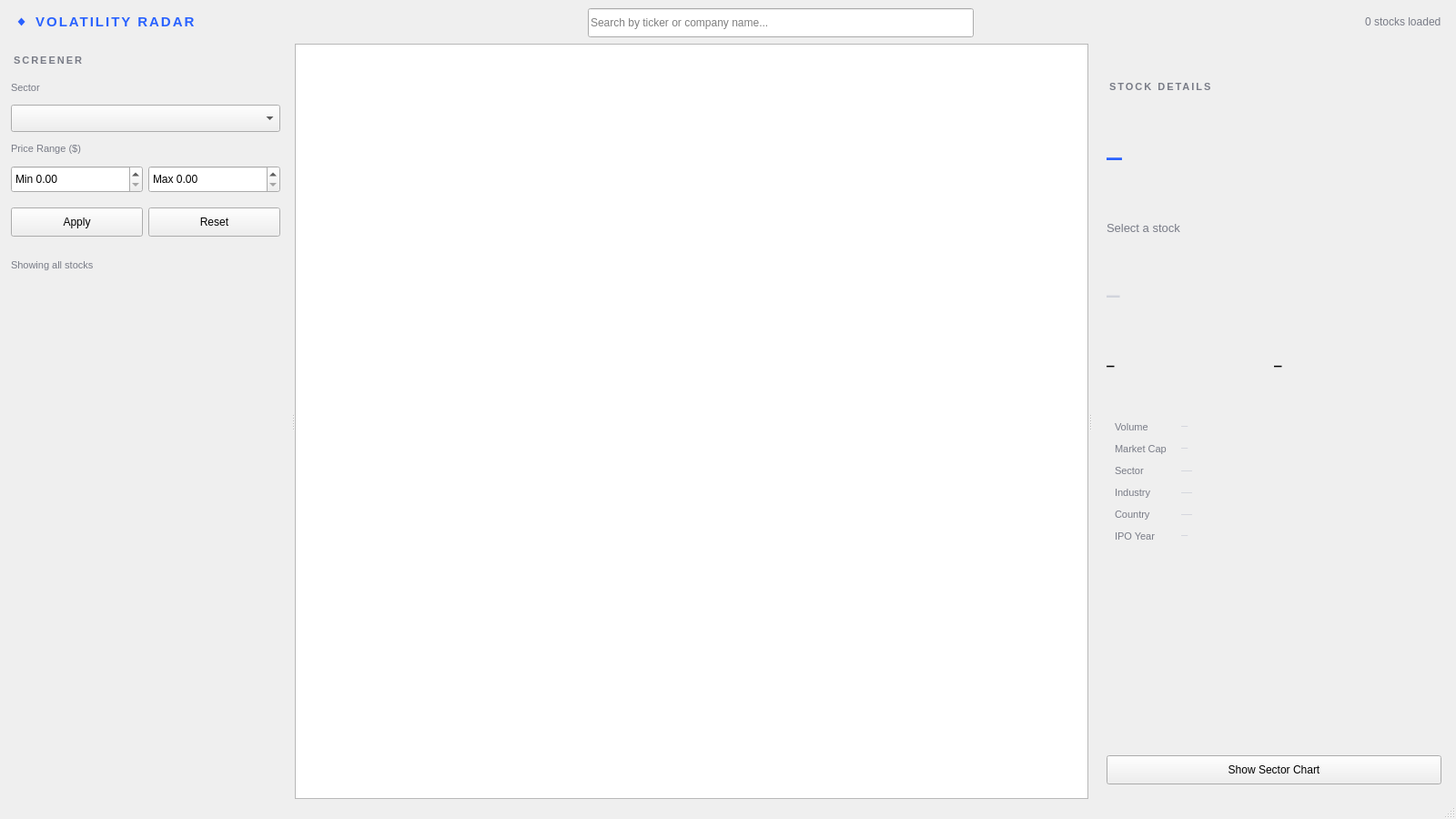
<?xml version="1.0" encoding="UTF-8"?>
<ui version="4.0">
 <class>MainWindow</class>
 <widget class="QMainWindow" name="MainWindow">
  <property name="geometry">
   <rect>
    <x>0</x>
    <y>0</y>
    <width>1600</width>
    <height>900</height>
   </rect>
  </property>
  <property name="windowTitle">
   <string>VOLATILITY RADAR</string>
  </property>
  <widget class="QWidget" name="centralwidget">
   <layout class="QVBoxLayout" name="mainLayout">
    <property name="spacing">
     <number>0</number>
    </property>
    <property name="leftMargin">
     <number>0</number>
    </property>
    <property name="topMargin">
     <number>0</number>
    </property>
    <property name="rightMargin">
     <number>0</number>
    </property>
    <property name="bottomMargin">
     <number>0</number>
    </property>
    <item>
     <widget class="QWidget" name="headerBar" native="true">
      <property name="minimumSize">
       <size>
        <width>0</width>
        <height>48</height>
       </size>
      </property>
      <property name="maximumSize">
       <size>
        <width>16777215</width>
        <height>48</height>
       </size>
      </property>
      <layout class="QHBoxLayout" name="headerLayout">
       <property name="leftMargin">
        <number>16</number>
       </property>
       <property name="rightMargin">
        <number>16</number>
       </property>
       <item>
        <widget class="QLabel" name="appTitle">
         <property name="text">
          <string>◆ VOLATILITY RADAR</string>
         </property>
         <property name="styleSheet">
          <string>font-size: 15px; font-weight: bold; color: #2962FF; letter-spacing: 2px;</string>
         </property>
        </widget>
       </item>
       <item>
        <spacer name="headerSpacer1">
         <property name="orientation">
          <enum>Qt::Orientation::Horizontal</enum>
         </property>
         <property name="sizeHint" stdset="0">
          <size>
           <width>40</width>
           <height>20</height>
          </size>
         </property>
        </spacer>
       </item>
       <item>
        <widget class="QLineEdit" name="searchBar">
         <property name="minimumSize">
          <size>
           <width>350</width>
           <height>32</height>
          </size>
         </property>
         <property name="maximumSize">
          <size>
           <width>500</width>
           <height>32</height>
          </size>
         </property>
         <property name="placeholderText">
          <string>Search by ticker or company name...</string>
         </property>
        </widget>
       </item>
       <item>
        <spacer name="headerSpacer2">
         <property name="orientation">
          <enum>Qt::Orientation::Horizontal</enum>
         </property>
         <property name="sizeHint" stdset="0">
          <size>
           <width>40</width>
           <height>20</height>
          </size>
         </property>
        </spacer>
       </item>
       <item>
        <widget class="QLabel" name="stockCountLabel">
         <property name="text">
          <string>0 stocks loaded</string>
         </property>
         <property name="styleSheet">
          <string>color: #787B86; font-size: 12px;</string>
         </property>
        </widget>
       </item>
      </layout>
     </widget>
    </item>
    <item>
     <widget class="QSplitter" name="splitter">
      <property name="orientation">
       <enum>Qt::Orientation::Horizontal</enum>
      </property>
      <property name="childrenCollapsible">
       <bool>false</bool>
      </property>
      <widget class="QWidget" name="filtersPanel" native="true">
       <property name="minimumSize">
        <size>
         <width>220</width>
         <height>0</height>
        </size>
       </property>
       <property name="maximumSize">
        <size>
         <width>320</width>
         <height>16777215</height>
        </size>
       </property>
       <layout class="QVBoxLayout" name="filtersPanelLayout">
        <property name="spacing">
         <number>12</number>
        </property>
        <property name="leftMargin">
         <number>12</number>
        </property>
        <property name="topMargin">
         <number>12</number>
        </property>
        <property name="rightMargin">
         <number>12</number>
        </property>
        <property name="bottomMargin">
         <number>12</number>
        </property>
        <item>
         <widget class="QLabel" name="screenerTitle">
          <property name="text">
           <string>SCREENER</string>
          </property>
          <property name="styleSheet">
           <string>font-size: 11px; font-weight: bold; color: #787B86; letter-spacing: 2px; padding-bottom: 4px; border-bottom: 1px solid #2A2E39;</string>
          </property>
         </widget>
        </item>
        <item>
         <widget class="QLabel" name="sectorLabel">
          <property name="text">
           <string>Sector</string>
          </property>
          <property name="styleSheet">
           <string>font-size: 11px; color: #787B86;</string>
          </property>
         </widget>
        </item>
        <item>
         <widget class="QComboBox" name="sectorCombo">
          <property name="minimumSize">
           <size>
            <width>0</width>
            <height>30</height>
           </size>
          </property>
         </widget>
        </item>
        <item>
         <widget class="QLabel" name="priceLabel">
          <property name="text">
           <string>Price Range ($)</string>
          </property>
          <property name="styleSheet">
           <string>font-size: 11px; color: #787B86;</string>
          </property>
         </widget>
        </item>
        <item>
         <widget class="QWidget" name="priceRangeWidget" native="true">
          <layout class="QHBoxLayout" name="priceRangeLayout">
           <property name="leftMargin">
            <number>0</number>
           </property>
           <property name="topMargin">
            <number>0</number>
           </property>
           <property name="rightMargin">
            <number>0</number>
           </property>
           <property name="bottomMargin">
            <number>0</number>
           </property>
           <item>
            <widget class="QDoubleSpinBox" name="minPriceSpin">
             <property name="minimumSize">
              <size>
               <width>0</width>
               <height>30</height>
              </size>
             </property>
             <property name="prefix">
              <string>Min </string>
             </property>
             <property name="maximum">
              <double>999999.000000000000000</double>
             </property>
             <property name="singleStep">
              <double>1.000000000000000</double>
             </property>
            </widget>
           </item>
           <item>
            <widget class="QDoubleSpinBox" name="maxPriceSpin">
             <property name="minimumSize">
              <size>
               <width>0</width>
               <height>30</height>
              </size>
             </property>
             <property name="prefix">
              <string>Max </string>
             </property>
             <property name="maximum">
              <double>999999.000000000000000</double>
             </property>
             <property name="singleStep">
              <double>1.000000000000000</double>
             </property>
            </widget>
           </item>
          </layout>
         </widget>
        </item>
        <item>
         <widget class="QWidget" name="filterButtonsWidget" native="true">
          <layout class="QHBoxLayout" name="filterButtonsLayout">
           <property name="leftMargin">
            <number>0</number>
           </property>
           <property name="topMargin">
            <number>4</number>
           </property>
           <property name="rightMargin">
            <number>0</number>
           </property>
           <property name="bottomMargin">
            <number>0</number>
           </property>
           <item>
            <widget class="QPushButton" name="applyBtn">
             <property name="text">
              <string>Apply</string>
             </property>
             <property name="minimumSize">
              <size>
               <width>0</width>
               <height>32</height>
              </size>
             </property>
            </widget>
           </item>
           <item>
            <widget class="QPushButton" name="resetBtn">
             <property name="text">
              <string>Reset</string>
             </property>
             <property name="minimumSize">
              <size>
               <width>0</width>
               <height>32</height>
              </size>
             </property>
            </widget>
           </item>
          </layout>
         </widget>
        </item>
        <item>
         <widget class="QLabel" name="filterSeparator">
          <property name="styleSheet">
           <string>border-bottom: 1px solid #2A2E39; padding: 0;</string>
          </property>
          <property name="text">
           <string/>
          </property>
          <property name="maximumSize">
           <size>
            <width>16777215</width>
            <height>1</height>
           </size>
          </property>
         </widget>
        </item>
        <item>
         <widget class="QLabel" name="filterStatusLabel">
          <property name="text">
           <string>Showing all stocks</string>
          </property>
          <property name="styleSheet">
           <string>font-size: 11px; color: #787B86;</string>
          </property>
         </widget>
        </item>
        <item>
         <spacer name="filtersSpacer">
          <property name="orientation">
           <enum>Qt::Orientation::Vertical</enum>
          </property>
          <property name="sizeHint" stdset="0">
           <size>
            <width>20</width>
            <height>40</height>
           </size>
          </property>
         </spacer>
        </item>
       </layout>
      </widget>
      <widget class="QWidget" name="tablePanel" native="true">
       <layout class="QVBoxLayout" name="tablePanelLayout">
        <property name="spacing">
         <number>0</number>
        </property>
        <property name="leftMargin">
         <number>0</number>
        </property>
        <property name="topMargin">
         <number>0</number>
        </property>
        <property name="rightMargin">
         <number>0</number>
        </property>
        <property name="bottomMargin">
         <number>0</number>
        </property>
        <item>
         <widget class="QTableView" name="tableView">
          <property name="alternatingRowColors">
           <bool>true</bool>
          </property>
          <property name="showGrid">
           <bool>true</bool>
          </property>
          <property name="sortingEnabled">
           <bool>true</bool>
          </property>
         </widget>
        </item>
       </layout>
      </widget>
      <widget class="QWidget" name="detailsPanel" native="true">
       <property name="minimumSize">
        <size>
         <width>280</width>
         <height>0</height>
        </size>
       </property>
       <property name="maximumSize">
        <size>
         <width>400</width>
         <height>16777215</height>
        </size>
       </property>
       <layout class="QVBoxLayout" name="detailsPanelLayout">
        <property name="spacing">
         <number>8</number>
        </property>
        <property name="leftMargin">
         <number>16</number>
        </property>
        <property name="topMargin">
         <number>16</number>
        </property>
        <property name="rightMargin">
         <number>16</number>
        </property>
        <property name="bottomMargin">
         <number>16</number>
        </property>
        <item>
         <widget class="QLabel" name="detailTitle">
          <property name="text">
           <string>STOCK DETAILS</string>
          </property>
          <property name="styleSheet">
           <string>font-size: 11px; font-weight: bold; color: #787B86; letter-spacing: 2px; padding-bottom: 4px; border-bottom: 1px solid #2A2E39;</string>
          </property>
         </widget>
        </item>
        <item>
         <widget class="QLabel" name="tickerLabel">
          <property name="text">
           <string>—</string>
          </property>
          <property name="styleSheet">
           <string>font-size: 28px; font-weight: bold; color: #2962FF; font-family: Consolas;</string>
          </property>
         </widget>
        </item>
        <item>
         <widget class="QLabel" name="companyLabel">
          <property name="text">
           <string>Select a stock</string>
          </property>
          <property name="wordWrap">
           <bool>true</bool>
          </property>
          <property name="styleSheet">
           <string>font-size: 13px; color: #787B86;</string>
          </property>
         </widget>
        </item>
        <item>
         <widget class="QLabel" name="priceLabel_detail">
          <property name="text">
           <string>—</string>
          </property>
          <property name="styleSheet">
           <string>font-size: 24px; font-weight: bold; color: #D1D4DC; font-family: Consolas;</string>
          </property>
         </widget>
        </item>
        <item>
         <widget class="QWidget" name="changeRow" native="true">
          <layout class="QHBoxLayout" name="changeRowLayout">
           <property name="leftMargin">
            <number>0</number>
           </property>
           <property name="topMargin">
            <number>0</number>
           </property>
           <property name="rightMargin">
            <number>0</number>
           </property>
           <property name="bottomMargin">
            <number>0</number>
           </property>
           <item>
            <widget class="QLabel" name="netChangeLabel">
             <property name="text">
              <string>—</string>
             </property>
             <property name="styleSheet">
              <string>font-size: 14px; font-weight: bold; font-family: Consolas;</string>
             </property>
            </widget>
           </item>
           <item>
            <widget class="QLabel" name="pctChangeLabel">
             <property name="text">
              <string>—</string>
             </property>
             <property name="styleSheet">
              <string>font-size: 14px; font-weight: bold; font-family: Consolas;</string>
             </property>
            </widget>
           </item>
           <item>
            <spacer name="changeRowSpacer">
             <property name="orientation">
              <enum>Qt::Orientation::Horizontal</enum>
             </property>
            </spacer>
           </item>
          </layout>
         </widget>
        </item>
        <item>
         <widget class="QLabel" name="detailSep1">
          <property name="styleSheet">
           <string>border-bottom: 1px solid #2A2E39; padding: 0;</string>
          </property>
          <property name="text">
           <string/>
          </property>
          <property name="maximumSize">
           <size>
            <width>16777215</width>
            <height>1</height>
           </size>
          </property>
         </widget>
        </item>
        <item>
         <widget class="QWidget" name="metricsGrid" native="true">
          <layout class="QFormLayout" name="metricsLayout">
           <property name="horizontalSpacing">
            <number>16</number>
           </property>
           <property name="verticalSpacing">
            <number>10</number>
           </property>
           <item row="0" column="0">
            <widget class="QLabel" name="volLabelTitle">
             <property name="text">
              <string>Volume</string>
             </property>
             <property name="styleSheet">
              <string>font-size: 11px; color: #787B86;</string>
             </property>
            </widget>
           </item>
           <item row="0" column="1">
            <widget class="QLabel" name="volumeValue">
             <property name="text">
              <string>—</string>
             </property>
             <property name="styleSheet">
              <string>font-size: 12px; color: #D1D4DC; font-family: Consolas;</string>
             </property>
            </widget>
           </item>
           <item row="1" column="0">
            <widget class="QLabel" name="mcapLabelTitle">
             <property name="text">
              <string>Market Cap</string>
             </property>
             <property name="styleSheet">
              <string>font-size: 11px; color: #787B86;</string>
             </property>
            </widget>
           </item>
           <item row="1" column="1">
            <widget class="QLabel" name="marketCapValue">
             <property name="text">
              <string>—</string>
             </property>
             <property name="styleSheet">
              <string>font-size: 12px; color: #D1D4DC; font-family: Consolas;</string>
             </property>
            </widget>
           </item>
           <item row="2" column="0">
            <widget class="QLabel" name="sectorLabelTitle">
             <property name="text">
              <string>Sector</string>
             </property>
             <property name="styleSheet">
              <string>font-size: 11px; color: #787B86;</string>
             </property>
            </widget>
           </item>
           <item row="2" column="1">
            <widget class="QLabel" name="sectorValue">
             <property name="text">
              <string>—</string>
             </property>
             <property name="styleSheet">
              <string>font-size: 12px; color: #D1D4DC;</string>
             </property>
            </widget>
           </item>
           <item row="3" column="0">
            <widget class="QLabel" name="industryLabelTitle">
             <property name="text">
              <string>Industry</string>
             </property>
             <property name="styleSheet">
              <string>font-size: 11px; color: #787B86;</string>
             </property>
            </widget>
           </item>
           <item row="3" column="1">
            <widget class="QLabel" name="industryValue">
             <property name="text">
              <string>—</string>
             </property>
             <property name="styleSheet">
              <string>font-size: 12px; color: #D1D4DC;</string>
             </property>
             <property name="wordWrap">
              <bool>true</bool>
             </property>
            </widget>
           </item>
           <item row="4" column="0">
            <widget class="QLabel" name="countryLabelTitle">
             <property name="text">
              <string>Country</string>
             </property>
             <property name="styleSheet">
              <string>font-size: 11px; color: #787B86;</string>
             </property>
            </widget>
           </item>
           <item row="4" column="1">
            <widget class="QLabel" name="countryValue">
             <property name="text">
              <string>—</string>
             </property>
             <property name="styleSheet">
              <string>font-size: 12px; color: #D1D4DC;</string>
             </property>
            </widget>
           </item>
           <item row="5" column="0">
            <widget class="QLabel" name="ipoLabelTitle">
             <property name="text">
              <string>IPO Year</string>
             </property>
             <property name="styleSheet">
              <string>font-size: 11px; color: #787B86;</string>
             </property>
            </widget>
           </item>
           <item row="5" column="1">
            <widget class="QLabel" name="ipoValue">
             <property name="text">
              <string>—</string>
             </property>
             <property name="styleSheet">
              <string>font-size: 12px; color: #D1D4DC; font-family: Consolas;</string>
             </property>
            </widget>
           </item>
          </layout>
         </widget>
        </item>
        <item>
         <widget class="QLabel" name="detailSep2">
          <property name="styleSheet">
           <string>border-bottom: 1px solid #2A2E39; padding: 0;</string>
          </property>
          <property name="text">
           <string/>
          </property>
          <property name="maximumSize">
           <size>
            <width>16777215</width>
            <height>1</height>
           </size>
          </property>
         </widget>
        </item>
        <item>
         <widget class="QWidget" name="chartContainer" native="true">
          <property name="minimumSize">
           <size>
            <width>0</width>
            <height>200</height>
           </size>
          </property>
          <layout class="QVBoxLayout" name="chartContainerLayout">
           <property name="leftMargin">
            <number>0</number>
           </property>
           <property name="topMargin">
            <number>0</number>
           </property>
           <property name="rightMargin">
            <number>0</number>
           </property>
           <property name="bottomMargin">
            <number>0</number>
           </property>
          </layout>
         </widget>
        </item>
        <item>
         <widget class="QPushButton" name="showChartBtn">
          <property name="text">
           <string>Show Sector Chart</string>
          </property>
          <property name="minimumSize">
           <size>
            <width>0</width>
            <height>32</height>
           </size>
          </property>
         </widget>
        </item>
       </layout>
      </widget>
     </widget>
    </item>
   </layout>
  </widget>
  <widget class="QStatusBar" name="statusbar"/>
 </widget>
 <resources/>
 <connections/>
</ui>
